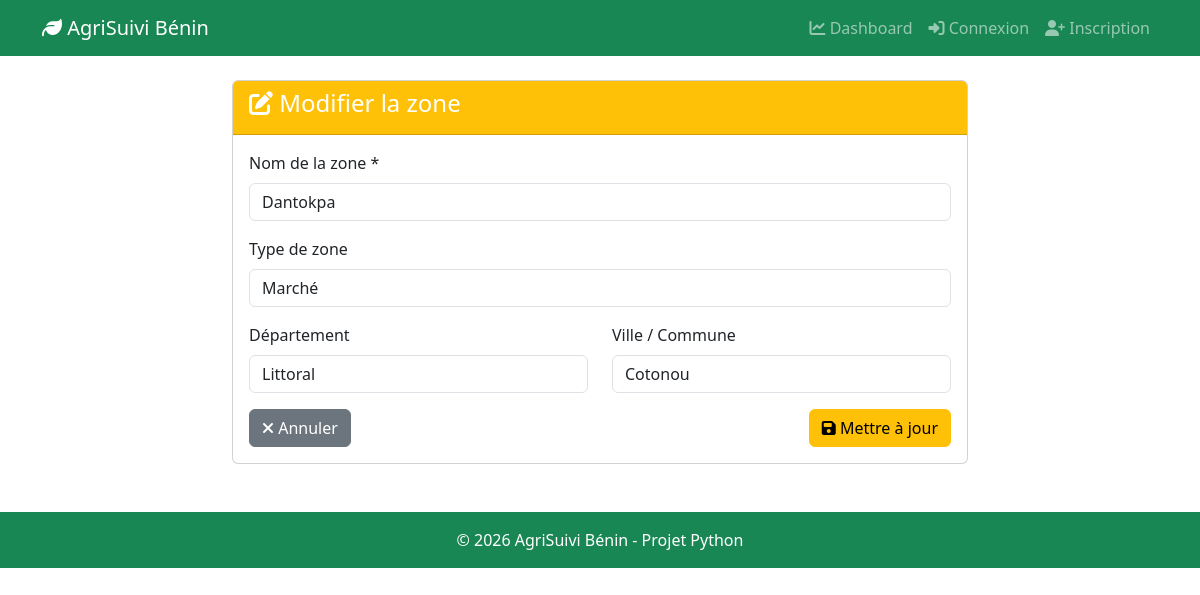
The page /zones/edit/1 (signed in) on the database its author committed.
### models.py (models this page shows)
class Zone(Base):
    __tablename__ = "zones"
    id = Column(Integer, primary_key=True, index=True)
    name = Column(String(100), index=True)
    type = Column(String(50))
    department = Column(String(50))
    city = Column(String(100))
    created_at = Column(DateTime, default=datetime.now)
    stocks = relationship("Stock", back_populates="zone")
    prices = relationship("Price", back_populates="zone")

### main.py (the view)
@app.get("/zones/edit/{zone_id}")
async def edit_zone_form(request: Request, zone_id: int, db: Session = Depends(get_db)):
    user = getattr(request.state, 'user', None)
    if not user:
        return RedirectResponse(url="/login", status_code=303)
    zone = db.query(models.Zone).filter(models.Zone.id == zone_id).first()
    if not zone:
        return RedirectResponse(url="/zones", status_code=303)
    return templates.TemplateResponse(
        "zones/edit.html",
        {"request": request, "zone": zone}
    )

### templates/zones/edit.html (shortened to what this page needs)
{% extends "base.html" %}
{% block content %}
<div class="row justify-content-center">
    <div class="col-md-8">
        <div class="card">
            <div class="card-header bg-warning text-white">
                <h4><i class="fas fa-edit"></i> Modifier la zone</h4>
            </div>
            <div class="card-body">
                <form method="post">
                    <div class="mb-3">
                        <label for="name" class="form-label">Nom de la zone *</label>
                        <input type="text" class="form-control" id="name" name="name"
                               value="{{ zone.name }}" required>
                    </div>
                    <div class="mb-3">
                        <label for="type" class="form-label">Type de zone</label>
                        <select class="form-control" id="type" name="type">
                            <option value="Marché" {% if zone.type == 'Marché' %}selected{% endif %}>Marché</option>
                        </select>
                    </div>
                    <div class="row">
                        <div class="col-md-6 mb-3">
                            <label for="department" class="form-label">Département</label>
                            <select class="form-control" id="department" name="department">
                                <option value="Littoral" {% if zone.department == 'Littoral' %}selected{% endif %}>Littoral</option>
                            </select>
                        </div>
                        <div class="col-md-6 mb-3">
                            <label for="city" class="form-label">Ville / Commune</label>
                            <input type="text" class="form-control" id="city" name="city"
                                   value="{{ zone.city or '' }}">
                        </div>
                    </div>
                    <div class="d-flex justify-content-between">
                        <a href="/zones" class="btn btn-secondary">
                            <i class="fas fa-times"></i> Annuler
                        </a>
                        <button type="submit" class="btn btn-warning">
                            <i class="fas fa-save"></i> Mettre à jour
                        </button>
                    </div>
                </form>
            </div>
        </div>
    </div>
</div>
{% endblock %}

### rows shown on the page
Zone: name "Dantokpa", type "Marché", department "Littoral", city "Cotonou"
